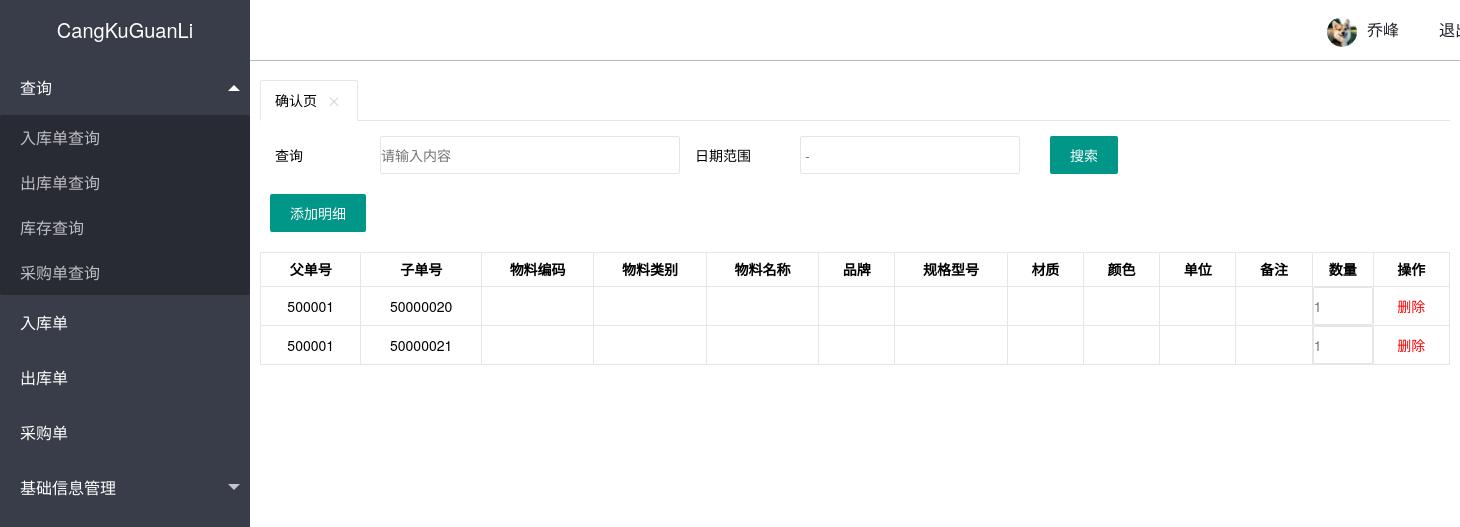
The page /admin/ruku/qf_rk_rukudan_liebiao.php?ru_id=500001 on the database its author committed.
### tables this page shows
CREATE TABLE IF NOT EXISTS `qf_rk_rukudan_liebiao` (
  `ru_fu_id` int(10) NOT NULL,
  `rkd_id` int(6) unsigned NOT NULL AUTO_INCREMENT,
  `cgd_id` int(10) NOT NULL,
  `wu_liao_bian_ma` int(10) NOT NULL,
  `ruku_shuliang` int(10) unsigned NOT NULL,
  PRIMARY KEY (`rkd_id`)
);

### inc/mysql.inc.php (called while the page is built, shortened)
<?php
function execute($link,$query){
    $result=mysqli_query($link,$query);
    return $result;
}
?>

### admin/ruku/qf_rk_rukudan_liebiao.php (the view, shortened to what this page needs)
<?php
include_once '../inc/mysql.inc.php';
include '../inc/header.inc.php';
$link=connect();
?>
<form class="layui-form" action="">
  <div class="layui-form-item">
    <label class="layui-form-label">查询</label>
    <div class="layui-input-block-wlxc">
      <input type="text" name="title" lay-verify="title" autocomplete="off" placeholder="请输入内容" class="layui-input">
    </div>
    <div class="layui-inline">
      <label class="layui-form-label">日期范围</label>
      <div class="layui-input-inline-wlxc">
        <input type="text" class="layui-input" id="test6" placeholder=" - ">
      </div>
    </div>
        <button  type="submit" class="layui-btn">搜索</button>
      <br>
  </div>
</form>
<div id="layerDemo">
      <div class="layui-btn-container">
      <button type="submit" id="rukudan_liebiao_add" class="layui-btn">添加明细</button>
      </div>
 </div>
 <table class="layui-G-table">
   <thead>
     <tr>
       <th>父单号</th>
       <th>子单号</th>
       <th>物料编码</th>
       <th>物料类别</th>
       <th>物料名称</th>
       <th>品牌</th>
       <th>规格型号</th>
       <th>材质</th>
       <th>颜色</th>
       <th>单位</th>
       <th>备注</th>
       <th>数量</th>
       <th>操作</th>
     </tr>
     <?php
     $query="select * from qf_rk_rukudan_liebiao where ru_fu_id={$_GET['ru_id']}";
     $result=execute($link,$query);
     while ($data=mysqli_fetch_assoc($result)){
$html=<<<A
    <tr>
    <td>{$_GET['ru_id']}</td>
    <td>{$data['rkd_id']}</td>
    <td></td>
    <td></td>
    <td></td>
    <td></td>
    <td></td>
    <td></td>
    <td></td>
    <td></td>
    <td></td>
    <td style=width:60px;padding:0;><input style=margin:0; type="text" class="layui-input" name="shuliang" placeholder="1"></td>
    <td>
    <a href='qf_rk_rukudan_liebiao_del.php?rkd_id={$data['rkd_id']}'style=color:#f00>删除</td>
    </tr>
A;
        echo $html;
        }
     ?>
   </thead>
 </table>
<?php include '../inc/footer.inc.php'?>

### rows shown on the page
qf_rk_rukudan_liebiao: rkd_id "50000020"
qf_rk_rukudan_liebiao: rkd_id "50000021"

### other values the page prints
$template['title'] "确认页"
